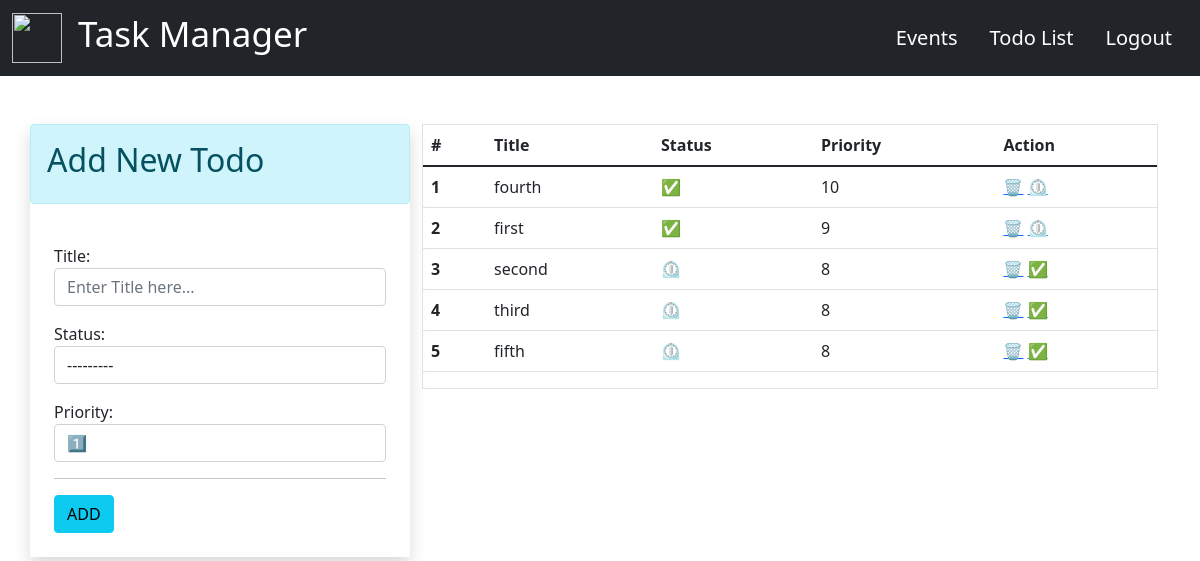
The app's page / (signed in), older data.
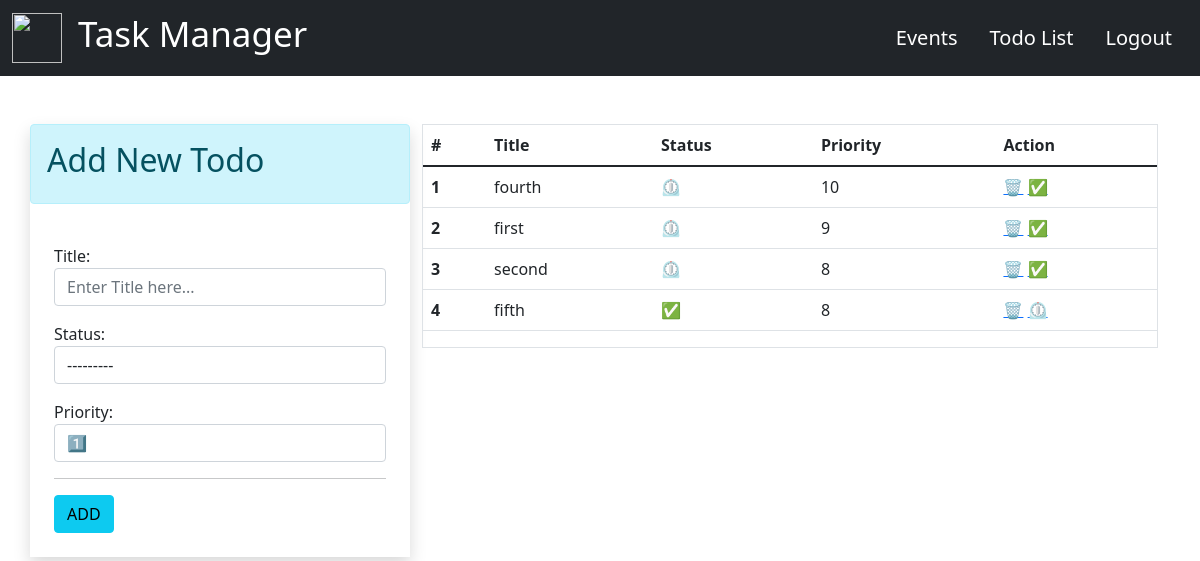
The same page, newer data.
### home/models.py (models this page shows)
class TODO(models.Model):
    status_choices = [
        ('C', 'Completed'),
        ('P', 'Pending'),
    ]
    priority_choices = [
        (1, ' 1️⃣'),
        (2, '2️⃣'),
        (3, '3️⃣'),
        (4, '4️⃣'),
        (5, '5️⃣'),
        (6, '6️⃣'),
        (7, '7️⃣'),
        (8, '8️⃣'),
        (9, '9️⃣'),
        (10, '🔟'),
    ]
    title = models.CharField(max_length=50)
    status = models.CharField(max_length=2, choices=status_choices)
    date = models.DateTimeField(auto_now_add=True)
    user = models.ForeignKey(User, on_delete=models.CASCADE)
    priority = models.IntegerField(choices=priority_choices, default=1)

### home/views.py (the view)
# urls.py: path('', include('home.urls')),
def home(request):
    if request.user.is_authenticated:
        if request.method == 'POST':
            u = request.user
            form = TODOForm(request.POST)
            if form.is_valid:
                todo = form.save(commit=False)
                todo.user = u
                todo.save()
                return redirect('home')
        else:
            u = request.user
            todos = TODO.objects.filter(user=u).order_by('-priority')
            ctx = {
                'form': TODOForm(),
                'todos': todos
            }
            return render(request, 'index.html', ctx)
    else:
        return redirect('login')

### home/forms.py
class TODOForm(ModelForm):
    class Meta:
        model = TODO
        fields = ['title', 'status', 'priority']
        widgets = {
            'title': forms.TextInput(attrs={'class': 'form-control', 'placeholder': 'Enter Title here...'}),
            'status': forms.Select(attrs={'class': 'form-control'}),
            'priority': forms.Select(attrs={'class': 'form-control'}),
        }

### templates/index.html (shortened to what this page needs)
{% extends 'base.html' %}
{% block content %}
<div>
  <div class="container pt-4">
    <div class="row p-0 mt-4">
      <div class="col-lg-4 mx-auto shadow p-0">
        <div class="alert alert-info">
          <h2>Add New Todo</h2>
        </div>
        <div class="p-4">
          <form method="POST">
            {{form.as_p}}
            <hr>
            <input type="submit" value='ADD' class="btn btn-info">
          </form>
        </div>
      </div>
      <div class="col">
        <div class="border">
          {% if todos|length == 0 %}
          <div class='p-4'>
            <br>
            <br>
            <div class="alert alert-info text-center">
              <p class="" style='font-size:30px;'>⚠️Write Your First TODO Here</p>
            </div>
          </div>
          {% else %}
          <div>
            <table class="table table-hover">
              <thead>
                <tr>
                  <th>#</th>
                  <th>Title</th>
                  <th>Status</th>
                  <th>Priority</th>
                  <th>Action</th>
                </tr>
              </thead>
              <tbody>
                {% for todo in todos %}
                <tr>
                  <th scope="row">{{forloop.counter}}</th>
                  <td>{{todo.title}}</td>
                  <td>{% if todo.status == 'C' %}
                    ✅
                    {% else %}
                    ⏲️
                    {% endif %} </td>
                  <td>{{todo.priority}}</td>
                  <td>
                    <a href="{% url 'deletetodo' todo.id %}" class="" title="Delete">🗑️</a>
                    {% if todo.status == 'P' %}
                    <a href="{% url 'changetodo' todo.id todo.status %}" class="completeicon"
                      title="Mark Completed">✅</a>
                    {% else %}
                    <a href="{% url 'changetodo' todo.id todo.status %}" class="completeicon"
                      title="Mark Pending">⏲️</a>
                    {% endif %}
                  </td>
                </tr>
                {% endfor %}
              </tbody>
            </table>
          </div>
          {% endif %}
        </div>
      </div>
    </div>
  </div>
</div>
{% endblock %}

### templates/base.html (shortened to what this page needs)
<!doctype html>
<html lang="en">
{% load static %}
<head>
  <link href="https://cdn.jsdelivr.net/npm/bootstrap@5.1.3/dist/css/bootstrap.min.css" rel="stylesheet"
>
  <link href="{% static 'css/index.css' %}" rel="stylesheet" />
</head>
<body>
  {% include 'include/navbar.html' %}
  <div>
    {% block content %}
    {% endblock %}
  </div>
</body>
</html>

### templates/include/navbar.html
<nav class="navbar navbar-expand-lg navbar-dark bg-dark">
    <div class="container-fluid">
        <a class="navbar-brand" href="{% url 'home' %}"><img
                src="https://encrypted-tbn0.gstatic.com/images?q=tbn:ANd9GcTRBlA_eOVh-2XfHksgveOMamXYXqRAojhfh_LxF90oY7WYF-FDsPbAzFegwIP3mhWZY0g&usqp=CAU"
                height="50px" width="50px"></a>
        <ul class="navbar-nav me-auto mb-2 mb-lg-0">
            <h1 style="color: white; font-size: 35px;">Task Manager</h1>
        </ul>
        <div class="d-flex dnav">
            {% if request.user.is_authenticated %}
            <a class="nav-link nav-item" style="color: white; font-size: 20px;" href=""> Events</a>
            <a class="nav-link nav-item" style="color: white; font-size: 20px;" href="{% url 'home' %}"> Todo List</a>
            <a class="nav-link nav-item" style="color: white; font-size: 20px;" href="{% url 'signout' %}">Logout</a>
            {% else %}
            <a class="nav-link nav-item" style="color: white; font-size: 20px;" href="{% url 'login' %}">Login</a>
            <a class="nav-link nav-item" style="color: white; font-size: 20px;" href="{% url 'signup' %}">Signup</a>
            {% endif %}
        </div>
    </div>
</nav>

Row changes from the older to the newer data that the page shows:
removed TODO: title "third", priority "8"
changed TODO "fourth": status "C" → "P" (drawn)
changed TODO "first": status "C" → "P" (drawn)
changed TODO "fifth": status "P" → "C" (drawn)
